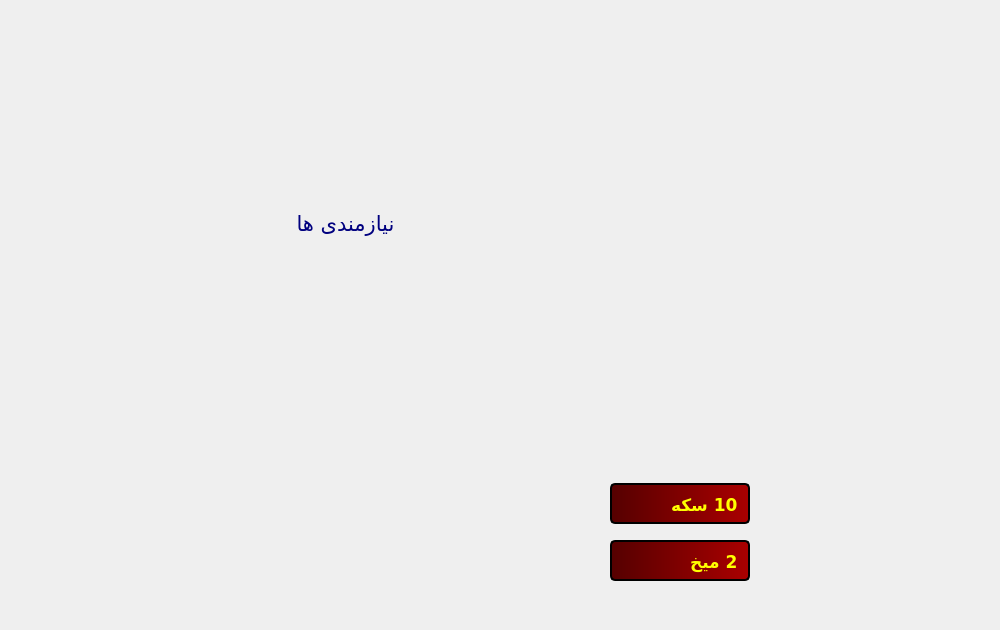
<?xml version="1.0" encoding="UTF-8"?>
<ui version="4.0">
 <class>LockPoultryFarm</class>
 <widget class="QWidget" name="LockPoultryFarm">
  <property name="geometry">
   <rect>
    <x>0</x>
    <y>0</y>
    <width>1000</width>
    <height>630</height>
   </rect>
  </property>
  <property name="windowTitle">
   <string>Form</string>
  </property>
  <property name="styleSheet">
   <string notr="true">QPushButton:pressed{
background-color: transparent;
}</string>
  </property>
  <widget class="QLabel" name="pic">
   <property name="geometry">
    <rect>
     <x>0</x>
     <y>0</y>
     <width>1000</width>
     <height>630</height>
    </rect>
   </property>
   <property name="styleSheet">
    <string notr="true">QPushButton:pressed{
background-color: transparent;
}</string>
   </property>
   <property name="text">
    <string/>
   </property>
   <property name="pixmap">
    <pixmap resource="pic.qrc">:/animal/otherPic/animals/unlockPoultry.jpg</pixmap>
   </property>
   <property name="scaledContents">
    <bool>true</bool>
   </property>
  </widget>
  <widget class="QPushButton" name="door">
   <property name="geometry">
    <rect>
     <x>20</x>
     <y>500</y>
     <width>91</width>
     <height>111</height>
    </rect>
   </property>
   <property name="cursor">
    <cursorShape>PointingHandCursor</cursorShape>
   </property>
   <property name="styleSheet">
    <string notr="true">QPushButton:hover{
	image: url(:/animal/otherPic/animals/doorOpen.png);
}
QPushButton{
	image: url(:/animal/otherPic/animals/doorClose.png);
}
</string>
   </property>
   <property name="text">
    <string/>
   </property>
   <property name="iconSize">
    <size>
     <width>100</width>
     <height>100</height>
    </size>
   </property>
   <property name="flat">
    <bool>true</bool>
   </property>
  </widget>
  <widget class="QLabel" name="nailPic">
   <property name="geometry">
    <rect>
     <x>620</x>
     <y>543</y>
     <width>35</width>
     <height>35</height>
    </rect>
   </property>
   <property name="styleSheet">
    <string notr="true">background-color: transparent;</string>
   </property>
   <property name="text">
    <string/>
   </property>
   <property name="pixmap">
    <pixmap resource="pic.qrc">:/storage/otherPic/storage/nail.png</pixmap>
   </property>
   <property name="scaledContents">
    <bool>true</bool>
   </property>
  </widget>
  <widget class="QPushButton" name="unlock">
   <property name="geometry">
    <rect>
     <x>295</x>
     <y>320</y>
     <width>101</width>
     <height>111</height>
    </rect>
   </property>
   <property name="cursor">
    <cursorShape>PointingHandCursor</cursorShape>
   </property>
   <property name="styleSheet">
    <string notr="true">QPushButton:pressed{
	background-color: transparent;
}
</string>
   </property>
   <property name="text">
    <string/>
   </property>
   <property name="icon">
    <iconset resource="pic.qrc">
     <normaloff>:/tools/otherPic/padlock.png</normaloff>:/tools/otherPic/padlock.png</iconset>
   </property>
   <property name="iconSize">
    <size>
     <width>100</width>
     <height>100</height>
    </size>
   </property>
   <property name="autoDefault">
    <bool>false</bool>
   </property>
   <property name="flat">
    <bool>true</bool>
   </property>
  </widget>
  <widget class="QLineEdit" name="coinShow">
   <property name="geometry">
    <rect>
     <x>610</x>
     <y>483</y>
     <width>140</width>
     <height>41</height>
    </rect>
   </property>
   <property name="palette">
    <palette>
     <active>
      <colorrole role="WindowText">
       <brush brushstyle="SolidPattern">
        <color alpha="255">
         <red>255</red>
         <green>255</green>
         <blue>0</blue>
        </color>
       </brush>
      </colorrole>
      <colorrole role="Button">
       <brush brushstyle="LinearGradientPattern">
        <gradient startx="0.000000000000000" starty="0.000000000000000" endx="1.000000000000000" endy="0.000000000000000" type="LinearGradient" spread="ReflectSpread" coordinatemode="ObjectBoundingMode">
         <gradientstop position="0.000000000000000">
          <color alpha="255">
           <red>85</red>
           <green>0</green>
           <blue>0</blue>
          </color>
         </gradientstop>
         <gradientstop position="1.000000000000000">
          <color alpha="255">
           <red>170</red>
           <green>0</green>
           <blue>0</blue>
          </color>
         </gradientstop>
        </gradient>
       </brush>
      </colorrole>
      <colorrole role="Text">
       <brush brushstyle="SolidPattern">
        <color alpha="255">
         <red>255</red>
         <green>255</green>
         <blue>0</blue>
        </color>
       </brush>
      </colorrole>
      <colorrole role="ButtonText">
       <brush brushstyle="SolidPattern">
        <color alpha="255">
         <red>255</red>
         <green>255</green>
         <blue>0</blue>
        </color>
       </brush>
      </colorrole>
      <colorrole role="Base">
       <brush brushstyle="LinearGradientPattern">
        <gradient startx="0.000000000000000" starty="0.000000000000000" endx="1.000000000000000" endy="0.000000000000000" type="LinearGradient" spread="ReflectSpread" coordinatemode="ObjectBoundingMode">
         <gradientstop position="0.000000000000000">
          <color alpha="255">
           <red>85</red>
           <green>0</green>
           <blue>0</blue>
          </color>
         </gradientstop>
         <gradientstop position="1.000000000000000">
          <color alpha="255">
           <red>170</red>
           <green>0</green>
           <blue>0</blue>
          </color>
         </gradientstop>
        </gradient>
       </brush>
      </colorrole>
      <colorrole role="Window">
       <brush brushstyle="LinearGradientPattern">
        <gradient startx="0.000000000000000" starty="0.000000000000000" endx="1.000000000000000" endy="0.000000000000000" type="LinearGradient" spread="ReflectSpread" coordinatemode="ObjectBoundingMode">
         <gradientstop position="0.000000000000000">
          <color alpha="255">
           <red>85</red>
           <green>0</green>
           <blue>0</blue>
          </color>
         </gradientstop>
         <gradientstop position="1.000000000000000">
          <color alpha="255">
           <red>170</red>
           <green>0</green>
           <blue>0</blue>
          </color>
         </gradientstop>
        </gradient>
       </brush>
      </colorrole>
      <colorrole role="PlaceholderText">
       <brush brushstyle="SolidPattern">
        <color alpha="128">
         <red>127</red>
         <green>127</green>
         <blue>127</blue>
        </color>
       </brush>
      </colorrole>
     </active>
     <inactive>
      <colorrole role="WindowText">
       <brush brushstyle="SolidPattern">
        <color alpha="255">
         <red>255</red>
         <green>255</green>
         <blue>0</blue>
        </color>
       </brush>
      </colorrole>
      <colorrole role="Button">
       <brush brushstyle="LinearGradientPattern">
        <gradient startx="0.000000000000000" starty="0.000000000000000" endx="1.000000000000000" endy="0.000000000000000" type="LinearGradient" spread="ReflectSpread" coordinatemode="ObjectBoundingMode">
         <gradientstop position="0.000000000000000">
          <color alpha="255">
           <red>85</red>
           <green>0</green>
           <blue>0</blue>
          </color>
         </gradientstop>
         <gradientstop position="1.000000000000000">
          <color alpha="255">
           <red>170</red>
           <green>0</green>
           <blue>0</blue>
          </color>
         </gradientstop>
        </gradient>
       </brush>
      </colorrole>
      <colorrole role="Text">
       <brush brushstyle="SolidPattern">
        <color alpha="255">
         <red>255</red>
         <green>255</green>
         <blue>0</blue>
        </color>
       </brush>
      </colorrole>
      <colorrole role="ButtonText">
       <brush brushstyle="SolidPattern">
        <color alpha="255">
         <red>255</red>
         <green>255</green>
         <blue>0</blue>
        </color>
       </brush>
      </colorrole>
      <colorrole role="Base">
       <brush brushstyle="LinearGradientPattern">
        <gradient startx="0.000000000000000" starty="0.000000000000000" endx="1.000000000000000" endy="0.000000000000000" type="LinearGradient" spread="ReflectSpread" coordinatemode="ObjectBoundingMode">
         <gradientstop position="0.000000000000000">
          <color alpha="255">
           <red>85</red>
           <green>0</green>
           <blue>0</blue>
          </color>
         </gradientstop>
         <gradientstop position="1.000000000000000">
          <color alpha="255">
           <red>170</red>
           <green>0</green>
           <blue>0</blue>
          </color>
         </gradientstop>
        </gradient>
       </brush>
      </colorrole>
      <colorrole role="Window">
       <brush brushstyle="LinearGradientPattern">
        <gradient startx="0.000000000000000" starty="0.000000000000000" endx="1.000000000000000" endy="0.000000000000000" type="LinearGradient" spread="ReflectSpread" coordinatemode="ObjectBoundingMode">
         <gradientstop position="0.000000000000000">
          <color alpha="255">
           <red>85</red>
           <green>0</green>
           <blue>0</blue>
          </color>
         </gradientstop>
         <gradientstop position="1.000000000000000">
          <color alpha="255">
           <red>170</red>
           <green>0</green>
           <blue>0</blue>
          </color>
         </gradientstop>
        </gradient>
       </brush>
      </colorrole>
      <colorrole role="PlaceholderText">
       <brush brushstyle="SolidPattern">
        <color alpha="128">
         <red>127</red>
         <green>127</green>
         <blue>127</blue>
        </color>
       </brush>
      </colorrole>
     </inactive>
     <disabled>
      <colorrole role="WindowText">
       <brush brushstyle="SolidPattern">
        <color alpha="255">
         <red>255</red>
         <green>255</green>
         <blue>0</blue>
        </color>
       </brush>
      </colorrole>
      <colorrole role="Button">
       <brush brushstyle="LinearGradientPattern">
        <gradient startx="0.000000000000000" starty="0.000000000000000" endx="1.000000000000000" endy="0.000000000000000" type="LinearGradient" spread="ReflectSpread" coordinatemode="ObjectBoundingMode">
         <gradientstop position="0.000000000000000">
          <color alpha="255">
           <red>85</red>
           <green>0</green>
           <blue>0</blue>
          </color>
         </gradientstop>
         <gradientstop position="1.000000000000000">
          <color alpha="255">
           <red>170</red>
           <green>0</green>
           <blue>0</blue>
          </color>
         </gradientstop>
        </gradient>
       </brush>
      </colorrole>
      <colorrole role="Text">
       <brush brushstyle="SolidPattern">
        <color alpha="255">
         <red>255</red>
         <green>255</green>
         <blue>0</blue>
        </color>
       </brush>
      </colorrole>
      <colorrole role="ButtonText">
       <brush brushstyle="SolidPattern">
        <color alpha="255">
         <red>255</red>
         <green>255</green>
         <blue>0</blue>
        </color>
       </brush>
      </colorrole>
      <colorrole role="Base">
       <brush brushstyle="LinearGradientPattern">
        <gradient startx="0.000000000000000" starty="0.000000000000000" endx="1.000000000000000" endy="0.000000000000000" type="LinearGradient" spread="ReflectSpread" coordinatemode="ObjectBoundingMode">
         <gradientstop position="0.000000000000000">
          <color alpha="255">
           <red>85</red>
           <green>0</green>
           <blue>0</blue>
          </color>
         </gradientstop>
         <gradientstop position="1.000000000000000">
          <color alpha="255">
           <red>170</red>
           <green>0</green>
           <blue>0</blue>
          </color>
         </gradientstop>
        </gradient>
       </brush>
      </colorrole>
      <colorrole role="Window">
       <brush brushstyle="LinearGradientPattern">
        <gradient startx="0.000000000000000" starty="0.000000000000000" endx="1.000000000000000" endy="0.000000000000000" type="LinearGradient" spread="ReflectSpread" coordinatemode="ObjectBoundingMode">
         <gradientstop position="0.000000000000000">
          <color alpha="255">
           <red>85</red>
           <green>0</green>
           <blue>0</blue>
          </color>
         </gradientstop>
         <gradientstop position="1.000000000000000">
          <color alpha="255">
           <red>170</red>
           <green>0</green>
           <blue>0</blue>
          </color>
         </gradientstop>
        </gradient>
       </brush>
      </colorrole>
      <colorrole role="PlaceholderText">
       <brush brushstyle="SolidPattern">
        <color alpha="128">
         <red>127</red>
         <green>127</green>
         <blue>127</blue>
        </color>
       </brush>
      </colorrole>
     </disabled>
    </palette>
   </property>
   <property name="font">
    <font>
     <family>B Koodak</family>
     <pointsize>13</pointsize>
     <weight>75</weight>
     <bold>true</bold>
    </font>
   </property>
   <property name="cursor">
    <cursorShape>ArrowCursor</cursorShape>
   </property>
   <property name="focusPolicy">
    <enum>Qt::NoFocus</enum>
   </property>
   <property name="styleSheet">
    <string notr="true">background-color: qlineargradient(spread:reflect, x1:0, y1:0, x2:1, y2:0, stop:0 rgba(85, 0, 0, 255), stop:1 rgba(170, 0, 0, 255));
color: rgb(255, 255, 0);
border:2px solid black;
border-radius:5px;
padding:6px;

</string>
   </property>
   <property name="text">
    <string>10 سکه</string>
   </property>
   <property name="maxLength">
    <number>20</number>
   </property>
   <property name="echoMode">
    <enum>QLineEdit::Normal</enum>
   </property>
   <property name="cursorPosition">
    <number>6</number>
   </property>
   <property name="alignment">
    <set>Qt::AlignLeading|Qt::AlignLeft|Qt::AlignVCenter</set>
   </property>
   <property name="dragEnabled">
    <bool>false</bool>
   </property>
   <property name="readOnly">
    <bool>true</bool>
   </property>
   <property name="cursorMoveStyle">
    <enum>Qt::LogicalMoveStyle</enum>
   </property>
   <property name="clearButtonEnabled">
    <bool>false</bool>
   </property>
  </widget>
  <widget class="QLabel" name="coinPic">
   <property name="geometry">
    <rect>
     <x>620</x>
     <y>486</y>
     <width>35</width>
     <height>35</height>
    </rect>
   </property>
   <property name="styleSheet">
    <string notr="true">background-color: transparent;</string>
   </property>
   <property name="text">
    <string/>
   </property>
   <property name="pixmap">
    <pixmap resource="pic.qrc">:/storage/otherPic/storage/coin.png</pixmap>
   </property>
   <property name="scaledContents">
    <bool>true</bool>
   </property>
  </widget>
  <widget class="QLineEdit" name="nailShow">
   <property name="geometry">
    <rect>
     <x>610</x>
     <y>540</y>
     <width>140</width>
     <height>41</height>
    </rect>
   </property>
   <property name="palette">
    <palette>
     <active>
      <colorrole role="WindowText">
       <brush brushstyle="SolidPattern">
        <color alpha="255">
         <red>255</red>
         <green>255</green>
         <blue>0</blue>
        </color>
       </brush>
      </colorrole>
      <colorrole role="Button">
       <brush brushstyle="LinearGradientPattern">
        <gradient startx="0.000000000000000" starty="0.000000000000000" endx="1.000000000000000" endy="0.000000000000000" type="LinearGradient" spread="ReflectSpread" coordinatemode="ObjectBoundingMode">
         <gradientstop position="0.000000000000000">
          <color alpha="255">
           <red>85</red>
           <green>0</green>
           <blue>0</blue>
          </color>
         </gradientstop>
         <gradientstop position="1.000000000000000">
          <color alpha="255">
           <red>170</red>
           <green>0</green>
           <blue>0</blue>
          </color>
         </gradientstop>
        </gradient>
       </brush>
      </colorrole>
      <colorrole role="Text">
       <brush brushstyle="SolidPattern">
        <color alpha="255">
         <red>255</red>
         <green>255</green>
         <blue>0</blue>
        </color>
       </brush>
      </colorrole>
      <colorrole role="ButtonText">
       <brush brushstyle="SolidPattern">
        <color alpha="255">
         <red>255</red>
         <green>255</green>
         <blue>0</blue>
        </color>
       </brush>
      </colorrole>
      <colorrole role="Base">
       <brush brushstyle="LinearGradientPattern">
        <gradient startx="0.000000000000000" starty="0.000000000000000" endx="1.000000000000000" endy="0.000000000000000" type="LinearGradient" spread="ReflectSpread" coordinatemode="ObjectBoundingMode">
         <gradientstop position="0.000000000000000">
          <color alpha="255">
           <red>85</red>
           <green>0</green>
           <blue>0</blue>
          </color>
         </gradientstop>
         <gradientstop position="1.000000000000000">
          <color alpha="255">
           <red>170</red>
           <green>0</green>
           <blue>0</blue>
          </color>
         </gradientstop>
        </gradient>
       </brush>
      </colorrole>
      <colorrole role="Window">
       <brush brushstyle="LinearGradientPattern">
        <gradient startx="0.000000000000000" starty="0.000000000000000" endx="1.000000000000000" endy="0.000000000000000" type="LinearGradient" spread="ReflectSpread" coordinatemode="ObjectBoundingMode">
         <gradientstop position="0.000000000000000">
          <color alpha="255">
           <red>85</red>
           <green>0</green>
           <blue>0</blue>
          </color>
         </gradientstop>
         <gradientstop position="1.000000000000000">
          <color alpha="255">
           <red>170</red>
           <green>0</green>
           <blue>0</blue>
          </color>
         </gradientstop>
        </gradient>
       </brush>
      </colorrole>
      <colorrole role="PlaceholderText">
       <brush brushstyle="SolidPattern">
        <color alpha="128">
         <red>127</red>
         <green>127</green>
         <blue>127</blue>
        </color>
       </brush>
      </colorrole>
     </active>
     <inactive>
      <colorrole role="WindowText">
       <brush brushstyle="SolidPattern">
        <color alpha="255">
         <red>255</red>
         <green>255</green>
         <blue>0</blue>
        </color>
       </brush>
      </colorrole>
      <colorrole role="Button">
       <brush brushstyle="LinearGradientPattern">
        <gradient startx="0.000000000000000" starty="0.000000000000000" endx="1.000000000000000" endy="0.000000000000000" type="LinearGradient" spread="ReflectSpread" coordinatemode="ObjectBoundingMode">
         <gradientstop position="0.000000000000000">
          <color alpha="255">
           <red>85</red>
           <green>0</green>
           <blue>0</blue>
          </color>
         </gradientstop>
         <gradientstop position="1.000000000000000">
          <color alpha="255">
           <red>170</red>
           <green>0</green>
           <blue>0</blue>
          </color>
         </gradientstop>
        </gradient>
       </brush>
      </colorrole>
      <colorrole role="Text">
       <brush brushstyle="SolidPattern">
        <color alpha="255">
         <red>255</red>
         <green>255</green>
         <blue>0</blue>
        </color>
       </brush>
      </colorrole>
      <colorrole role="ButtonText">
       <brush brushstyle="SolidPattern">
        <color alpha="255">
         <red>255</red>
         <green>255</green>
         <blue>0</blue>
        </color>
       </brush>
      </colorrole>
      <colorrole role="Base">
       <brush brushstyle="LinearGradientPattern">
        <gradient startx="0.000000000000000" starty="0.000000000000000" endx="1.000000000000000" endy="0.000000000000000" type="LinearGradient" spread="ReflectSpread" coordinatemode="ObjectBoundingMode">
         <gradientstop position="0.000000000000000">
          <color alpha="255">
           <red>85</red>
           <green>0</green>
           <blue>0</blue>
          </color>
         </gradientstop>
         <gradientstop position="1.000000000000000">
          <color alpha="255">
           <red>170</red>
           <green>0</green>
           <blue>0</blue>
          </color>
         </gradientstop>
        </gradient>
       </brush>
      </colorrole>
      <colorrole role="Window">
       <brush brushstyle="LinearGradientPattern">
        <gradient startx="0.000000000000000" starty="0.000000000000000" endx="1.000000000000000" endy="0.000000000000000" type="LinearGradient" spread="ReflectSpread" coordinatemode="ObjectBoundingMode">
         <gradientstop position="0.000000000000000">
          <color alpha="255">
           <red>85</red>
           <green>0</green>
           <blue>0</blue>
          </color>
         </gradientstop>
         <gradientstop position="1.000000000000000">
          <color alpha="255">
           <red>170</red>
           <green>0</green>
           <blue>0</blue>
          </color>
         </gradientstop>
        </gradient>
       </brush>
      </colorrole>
      <colorrole role="PlaceholderText">
       <brush brushstyle="SolidPattern">
        <color alpha="128">
         <red>127</red>
         <green>127</green>
         <blue>127</blue>
        </color>
       </brush>
      </colorrole>
     </inactive>
     <disabled>
      <colorrole role="WindowText">
       <brush brushstyle="SolidPattern">
        <color alpha="255">
         <red>255</red>
         <green>255</green>
         <blue>0</blue>
        </color>
       </brush>
      </colorrole>
      <colorrole role="Button">
       <brush brushstyle="LinearGradientPattern">
        <gradient startx="0.000000000000000" starty="0.000000000000000" endx="1.000000000000000" endy="0.000000000000000" type="LinearGradient" spread="ReflectSpread" coordinatemode="ObjectBoundingMode">
         <gradientstop position="0.000000000000000">
          <color alpha="255">
           <red>85</red>
           <green>0</green>
           <blue>0</blue>
          </color>
         </gradientstop>
         <gradientstop position="1.000000000000000">
          <color alpha="255">
           <red>170</red>
           <green>0</green>
           <blue>0</blue>
          </color>
         </gradientstop>
        </gradient>
       </brush>
      </colorrole>
      <colorrole role="Text">
       <brush brushstyle="SolidPattern">
        <color alpha="255">
         <red>255</red>
         <green>255</green>
         <blue>0</blue>
        </color>
       </brush>
      </colorrole>
      <colorrole role="ButtonText">
       <brush brushstyle="SolidPattern">
        <color alpha="255">
         <red>255</red>
         <green>255</green>
         <blue>0</blue>
        </color>
       </brush>
      </colorrole>
      <colorrole role="Base">
       <brush brushstyle="LinearGradientPattern">
        <gradient startx="0.000000000000000" starty="0.000000000000000" endx="1.000000000000000" endy="0.000000000000000" type="LinearGradient" spread="ReflectSpread" coordinatemode="ObjectBoundingMode">
         <gradientstop position="0.000000000000000">
          <color alpha="255">
           <red>85</red>
           <green>0</green>
           <blue>0</blue>
          </color>
         </gradientstop>
         <gradientstop position="1.000000000000000">
          <color alpha="255">
           <red>170</red>
           <green>0</green>
           <blue>0</blue>
          </color>
         </gradientstop>
        </gradient>
       </brush>
      </colorrole>
      <colorrole role="Window">
       <brush brushstyle="LinearGradientPattern">
        <gradient startx="0.000000000000000" starty="0.000000000000000" endx="1.000000000000000" endy="0.000000000000000" type="LinearGradient" spread="ReflectSpread" coordinatemode="ObjectBoundingMode">
         <gradientstop position="0.000000000000000">
          <color alpha="255">
           <red>85</red>
           <green>0</green>
           <blue>0</blue>
          </color>
         </gradientstop>
         <gradientstop position="1.000000000000000">
          <color alpha="255">
           <red>170</red>
           <green>0</green>
           <blue>0</blue>
          </color>
         </gradientstop>
        </gradient>
       </brush>
      </colorrole>
      <colorrole role="PlaceholderText">
       <brush brushstyle="SolidPattern">
        <color alpha="128">
         <red>127</red>
         <green>127</green>
         <blue>127</blue>
        </color>
       </brush>
      </colorrole>
     </disabled>
    </palette>
   </property>
   <property name="font">
    <font>
     <family>B Koodak</family>
     <pointsize>13</pointsize>
     <weight>75</weight>
     <bold>true</bold>
    </font>
   </property>
   <property name="cursor">
    <cursorShape>ArrowCursor</cursorShape>
   </property>
   <property name="focusPolicy">
    <enum>Qt::NoFocus</enum>
   </property>
   <property name="styleSheet">
    <string notr="true">background-color: qlineargradient(spread:reflect, x1:0, y1:0, x2:1, y2:0, stop:0 rgba(85, 0, 0, 255), stop:1 rgba(170, 0, 0, 255));
color: rgb(255, 255, 0);
border:2px solid black;
border-radius:5px;
padding:6px;

</string>
   </property>
   <property name="text">
    <string>2 میخ</string>
   </property>
   <property name="maxLength">
    <number>20</number>
   </property>
   <property name="echoMode">
    <enum>QLineEdit::Normal</enum>
   </property>
   <property name="cursorPosition">
    <number>5</number>
   </property>
   <property name="alignment">
    <set>Qt::AlignLeading|Qt::AlignLeft|Qt::AlignVCenter</set>
   </property>
   <property name="dragEnabled">
    <bool>false</bool>
   </property>
   <property name="readOnly">
    <bool>true</bool>
   </property>
   <property name="cursorMoveStyle">
    <enum>Qt::LogicalMoveStyle</enum>
   </property>
   <property name="clearButtonEnabled">
    <bool>false</bool>
   </property>
  </widget>
  <widget class="QLabel" name="label">
   <property name="geometry">
    <rect>
     <x>270</x>
     <y>203</y>
     <width>151</width>
     <height>41</height>
    </rect>
   </property>
   <property name="font">
    <font>
     <family>B Morvarid</family>
     <pointsize>16</pointsize>
    </font>
   </property>
   <property name="styleSheet">
    <string notr="true">background-color: transparent;
color: rgb(0, 0, 127);</string>
   </property>
   <property name="text">
    <string>نیازمندی ها</string>
   </property>
   <property name="alignment">
    <set>Qt::AlignCenter</set>
   </property>
  </widget>
  <zorder>pic</zorder>
  <zorder>door</zorder>
  <zorder>unlock</zorder>
  <zorder>coinShow</zorder>
  <zorder>coinPic</zorder>
  <zorder>nailShow</zorder>
  <zorder>label</zorder>
  <zorder>nailPic</zorder>
 </widget>
 <resources>
  <include location="pic.qrc"/>
 </resources>
 <connections/>
</ui>
